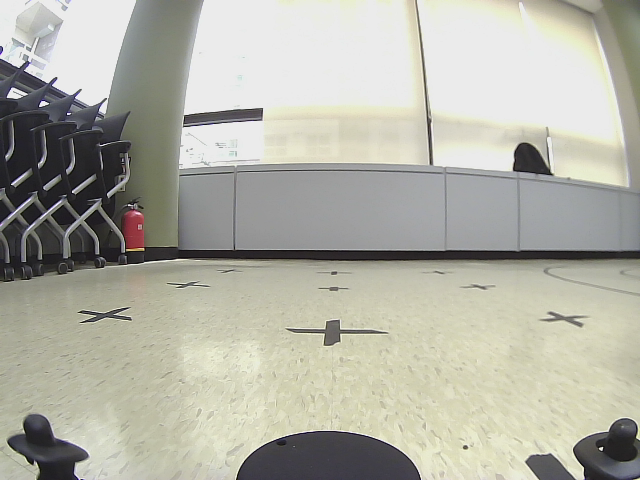
#> input picture extrinsic.png, 640 x 480 px
$ python method2.py
#> lines starting #> are read from the running program, lines starting #| are printed output that depends on the picture
import cv2, numpy as np, matplotlib.pyplot as plt

H = 0.16
f_y = 356
f_x = 356
tile = 0.45

mtx = np.array([[357.567039, 0.0, 331.016276],
                [0.0, 358.750825, 243.534121],
                [0.0, 0.0, 1.0]])

dist = np.array([-0.303023, 0.068071, 0.002586, 0.000215, 0.0])
src = cv2.imread("extrinsic.png", cv2.IMREAD_COLOR)
#> src is the input picture: shape (480, 640, 3); mean B, G, R 165, 176.1, 176.5
src = cv2.cvtColor(src, cv2.COLOR_BGR2RGB)
un_src = cv2.undistort(src, mtx, dist, None)
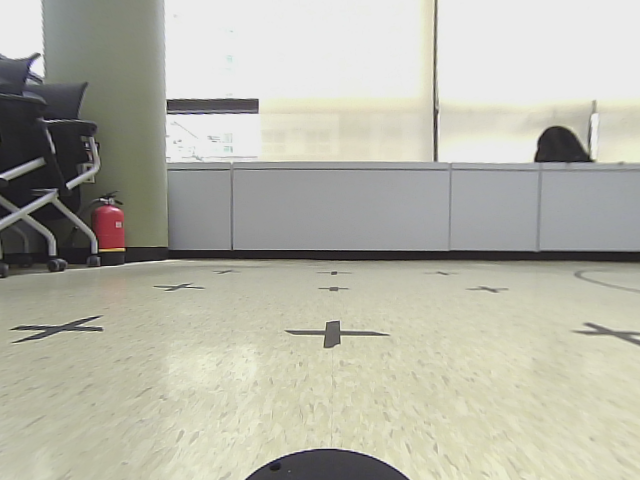
#> un_src: shape (480, 640, 3); mean R, G, B 181.2, 180.7, 168.5

# plt.imshow(un_src); plt.show()
# cv2.imshow("src", src); cv2.waitKey(0)


img_mid_1 = [332, 332]
img_mid_2 = [333, 288]
img_mid_3 = [334, 272]

img_left_1 = [60, 328]
img_left_2 = [178, 286]
img_left_3 = [226, 271]

img_right_1 = [613, 332]
img_right_2 = [488, 289]
img_right_3 = [443, 273]

obj_mid_1 = [2*tile, 0, 0]
obj_mid_2 = [3*tile, 0, 0]
obj_mid_3 = [4*tile, 0, 0]

obj_left_1 = [2*tile, tile, 0]
obj_left_2 = [3*tile, tile, 0]
obj_left_3 = [4*tile, tile, 0]

obj_right_1 = [2*tile, -tile, 0]
obj_right_2 = [3*tile, -tile, 0]
obj_right_3 = [4*tile, -tile, 0]

img_points = np.array([img_left_1, img_mid_1, img_right_1,
                       img_left_2, img_mid_2, img_right_2,
                       img_left_3, img_mid_3, img_right_3])
obj_points = np.array([obj_left_1, obj_mid_1, obj_right_1,
                       obj_left_2, obj_mid_2, obj_right_2,
                       obj_left_3, obj_mid_3, obj_right_3])

homography, _ = cv2.findHomography(img_points, obj_points)
homo_inv = np.linalg.inv(homography)
print("homography")
print(homography)


warped_img = cv2.warpPerspective(un_src, homography, (int(tile*6), int(tile*6)))
cv2.imshow("dst",warped_img); cv2.waitKey(0)
# [11 lines of commented-out code are left out]


$ run again, with image.png copied over extrinsic.png
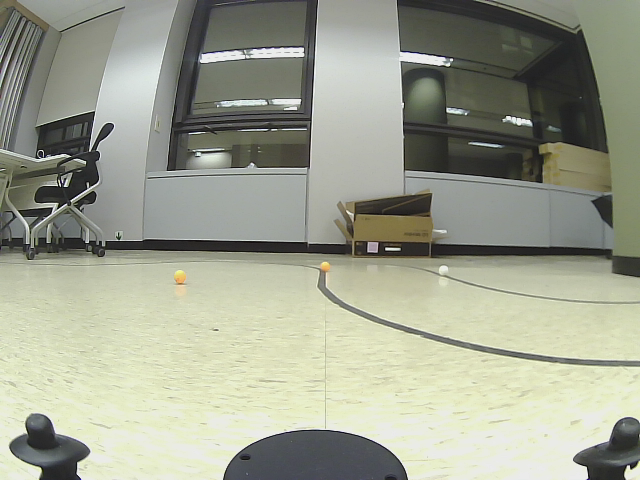
#> input picture image.png, 640 x 480 px
#> src is the input picture: shape (480, 640, 3); mean B, G, R 143.9, 160.5, 157.4
#> `un_src = cv2.undistort(src, mtx, dist, None)`:
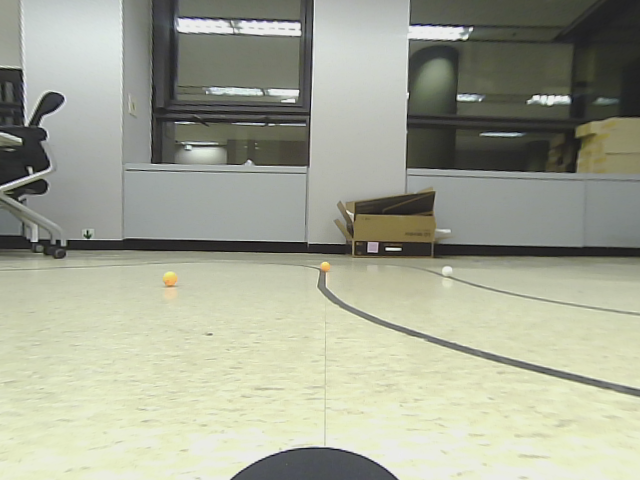
#> un_src: shape (480, 640, 3); mean R, G, B 163.5, 166.5, 149.3
